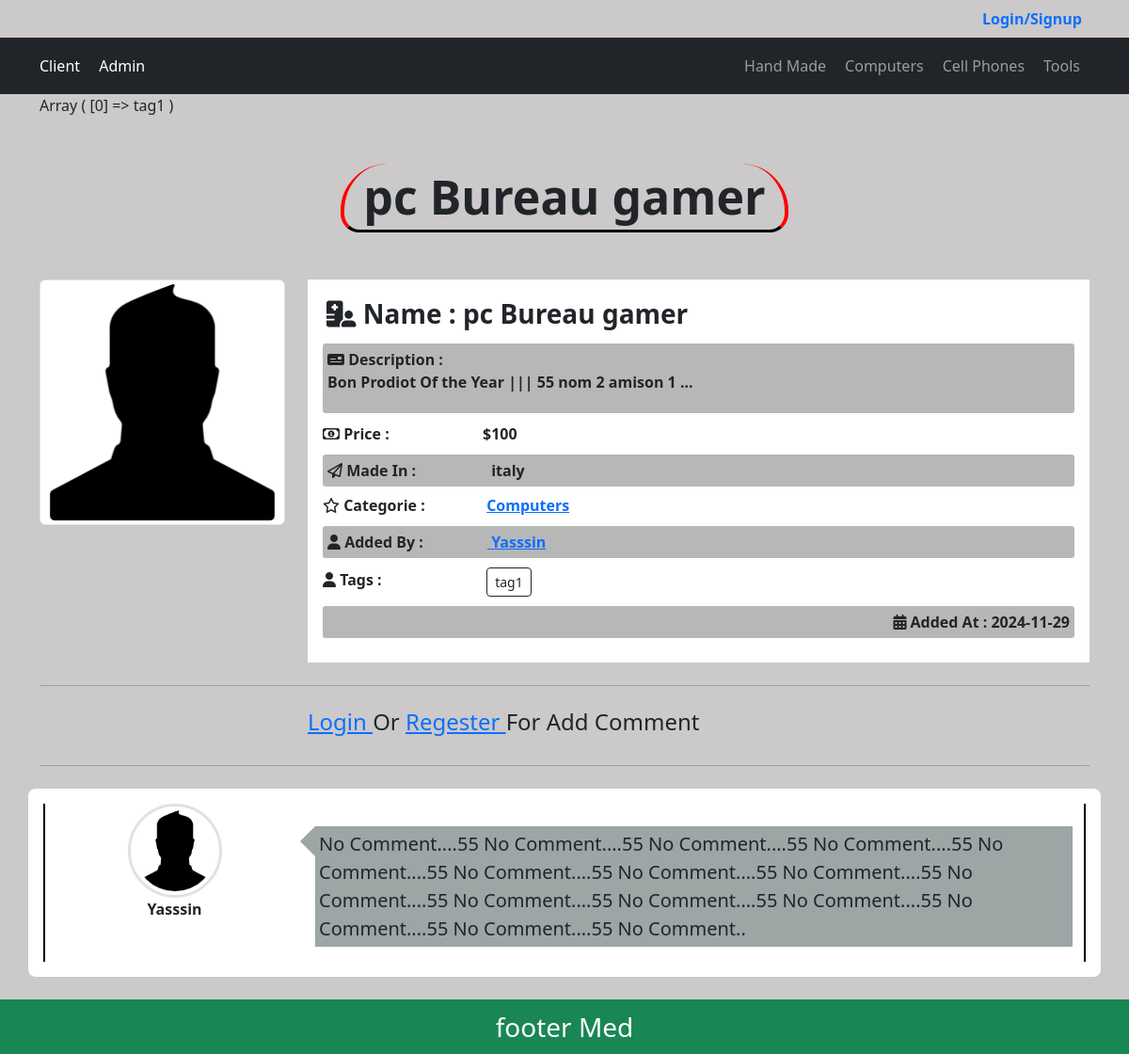
Screenshot of /itemDetail.php?itemId=8 with the database file from the repository.
### tables this page shows
CREATE TABLE `categories` (
  `CatID` int(11) NOT NULL,
  `NameCat` varchar(255) NOT NULL,
  `DescripCat` varchar(255) NOT NULL,
  `ParentCat` int(11) NOT NULL DEFAULT 0,
  `OrderCat` int(11) DEFAULT NULL,
  `VisibiltyCat` tinyint(1) NOT NULL DEFAULT 0,
  `AllowCmntCat` tinyint(1) NOT NULL DEFAULT 0,
  `AllowAdsCAt` tinyint(1) NOT NULL DEFAULT 0,
  `Create_At` datetime NOT NULL DEFAULT current_timestamp()
);

CREATE TABLE `items` (
  `ItemID` int(11) NOT NULL,
  `Name` varchar(255) NOT NULL,
  `Description` text NOT NULL,
  `Price` varchar(200) NOT NULL,
  `Add_Date` date NOT NULL DEFAULT current_timestamp(),
  `Country_Made` varchar(250) NOT NULL DEFAULT 'Made In Moroci',
  `Image` varchar(250) NOT NULL DEFAULT 'no-img.jpg',
  `tagsItem` varchar(250) NOT NULL,
  `Status` varchar(200) NOT NULL DEFAULT 'New Product',
  `ApproveItm` tinyint(4) NOT NULL DEFAULT 0,
  `Rating` smallint(11) NOT NULL,
  `Cat_ID` int(11) NOT NULL,
  `Member_ID` int(11) NOT NULL
);

CREATE TABLE `users` (
  `UserID` int(11) NOT NULL,
  `UserName` varchar(200) NOT NULL,
  `Email` varchar(200) NOT NULL,
  `FullName` varchar(200) NOT NULL,
  `Password` varchar(200) NOT NULL,
  `GroupID` int(11) NOT NULL DEFAULT 0,
  `TrustStatus` int(11) NOT NULL DEFAULT 0,
  `RegStatus` int(11) NOT NULL DEFAULT 0,
  `CreateAt` datetime DEFAULT current_timestamp(),
  `Avatar` varchar(250) NOT NULL
);

CREATE TABLE `comments` (
  `Cmnt_ID` int(11) NOT NULL,
  `Cmnt_Txt` text NOT NULL DEFAULT 'No Comment....',
  `Cmnt_Stat` tinyint(2) NOT NULL DEFAULT 0,
  `Cmnt_Date` datetime NOT NULL DEFAULT current_timestamp(),
  `Item_id_cmnt` int(11) NOT NULL,
  `User_id_cmnt` int(11) NOT NULL
);

### init.php (called while the page is built, shortened)
<?php
$css="./admin/layout/css/";
$temp="./includes/templates/";
$func="./admin/includes/func/";
$lng="./admin/includes/lang/";
require("admin/connect.php");
include ($lng."en.php");
include ($func."function.php");
include($temp . "headerAdmin.php");

### admin/includes/lang/en.php (called while the page is built)
<?php
function lang($phrase){
static $lg=array(
    "MESSAGE_ERROR"=>"Error !!",
    "MESSAGE"           =>"Welcomme",
    "PAGE_LOGIN_TITRE"  =>"LOGIN PAGE",
    "ADMIN"             =>"Admin",
    "CATEGORIES"        =>"Categories",
    "LOGOUT"            =>"Logout",
    "EDIT_PROFILE"      =>"Edite Prof",
    "SETTINGS"          =>"Settings",
    "MY_NAME"           =>"MILOU MED",
    "ITEMS"             =>"Items",
    "MEMBERS"           =>"Members",
    "STATISTIC"         =>"Statistic",
    "LOGS"              =>"Logs",
    "DASHBOARD"         =>"Dashboard",
    "TITRE_MEMBERS"     =>"Edit Members",
    "TITRE_MEMBERS_ADD"     =>"Add New Member",
    "NAME"              =>"NAME",
    "FULLE_NAME"        =>"Full Name",
    "EMAIL"             =>"Email",
    "PASSWORD"          =>"Password",
    "SAVE"          =>"Save",
    "ADD"          =>"Add New",
    "NO_PROFILE_ID"          =>"No Profile withe this id",
    "PICTUR"          =>"Image",
    "TITRE_MEMBERS_UPDATE"          =>"Update Members",
    "TITRE_MEMBERS_ITEMS"          =>"Thes Members",
    "TITRE_MEMBERS_DELETE"          =>"Delete Member",
    "TITRE_MEMBERS_PENDING"          =>"Pending Member",
    "TITRE_MEMBERS_ACTIVE"          =>"Pending Activation",
    "TITRE_CATEGORIES_ADD"=>"Add New Categorie",
    "DESCRITPNIO"=>"Description",
    "ORDRING"=>"Ordring",
    "VISIBILTY"=>"Visible",
    "ALLOW_CMNT"=>"Allow Commenting",
    "ALLOW_ADS"=>"Allow Ads",
    "YES"=>"Yes",
    "NO"=>"No",
    "PARENT"=>"Parent",
    "TITRE_CATEGORIES_EDIT"=>"Edit Categorie",
    "TITRE_ITEMS_ADD"=>"Add New Item",
    "TITRE_ITEMS_ITEMS"=>"Page Of Items",
    "PRICE"=>"Price",
    "COUNTRY"=>"Country",
    "STATUS"=>"Status",
    "TITRE_ITEMS_EDIT"=>"Item Edit",
    "TAGS"=>"Tags",
    "COMMENTS"=>"Comments",
    "NO_COMMENT_ID"=>"No Comment ",
    "TITRE_COMMENT_UPDATE"=>"Update Comment ",
    "TITRE_COMMENT_DELETE"=>"Dellete Comment ",
    "CLIENT"=>"Client ",
);
return $lg[$phrase];
}

### admin/includes/func/function.php (called while the page is built, shortened)
<?php
function getAlllItemsWhere($table, $where, $value, $opra = "!=", $option = "and  GroupId != 1")
{
    global $cnx;
    $stmnt = $cnx->query("select * from $table where $where $opra '$value' $option");
    return $stmnt->fetchAll(PDO::FETCH_OBJ);
}
function getTablesJointur($table = "* from users")
{
    global $cnx;
    $stmnt = $cnx->query("select $table ");
    return $stmnt->fetchAll(PDO::FETCH_OBJ);
}

### itemDetail.php (the view, shortened to what this page needs)
<?php
include "init.php";
$itemId = isset($_GET["itemId"]) ? $_GET["itemId"] : 0;
if (is_numeric($itemId)) {
    $itemId = intval($itemId);
}
echo '<div class="container">';
$item = getTablesJointur("i.* , c.NameCat   ,u.UserName from users u inner join  items i on  u.UserID = i.Member_ID inner join categories c  on i.Cat_ID = c.CatID  where i.ItemID=$itemId   AND  ApproveItm=1 ");
$item = reset($item);
$tagsList=[];
if (!empty($item) &&  !empty(trim($item->tagsItem)) )  {
    $tagsList = explode(",", trim($item->tagsItem));
    print_r($tagsList);
}
?>
<div class="manage ">
    <?php
    if (!empty($item)) { ?>
        <h1 class="titre-page"><?= $item->Name ?> </h1>
        <div class="row g-4  mb-4">
            <div class="col-md-3 text-center">
                <img src="./doc/user-picture.png" alt="No Image" class=" img-thumbnail w-100" />
            </div>
            <div class="col-md-9 ">
                <div class="detai_item w-100 bg-white   p-3">
                    <div>
                        <h3 class="title p-1 fw-bold">
                            <i class="fa-solid fa-hospital-user"></i> Name : <?= $item->Name ?>
                        </h3>
                    </div>
                    <div>
                        <label class="fw-bold"> <i class="fa-solid fa-money-check"></i> Description :</label>
                        <p> <?= substr($item->Description, 0, 500) . " ..." ?>
                        </p>
                    </div>
                    <div class="fw-bold mb-2">
                        <label> <i class="fa-regular fa-money-bill-1"></i> Price : </label><?= $item->Price ?>
                    </div>
                    <div class="fw-bold mb-2">
                        <label> <i class="fa-regular fa-paper-plane"></i> Made In :</label> <?= $item->Country_Made ?>
                    </div>
                    <div class="fw-bold mb-2">
                        <label> <i class="fa-regular fa-star"></i> Categorie :</label> <a
                            href="categorie.php?pageId=<?= $item->Cat_ID ?>"> <?= $item->NameCat ?></a>
                    </div>
                    <div class=" fw-bold">
                        <label> <i class="fa-solid fa-user"></i> Added By :</label><a href="#proifle">
                            <?= $item->UserName ?></a>
                    </div>
                    <div class=" fw-bold">
                        <label> <i class="fa-solid fa-user"></i> <?= lang("TAGS") ?> :</label>
                        <?php
                        if (empty($tagsList)) { ?>
                            <span class="text-center fw-bold  p-1">
                                <span class="text fw-bold m-1"><i class="fa-solid fa-server"></i> Non Tags ...</span>
                            </span>
                        <?php } else
                            foreach ($tagsList as $tag) {  ?>
                                <a href="<?="tags.php?name=$tag"   ?>" class="btn btn-outline-dark btn-sm"><?= $tag ?> </a>
                            <?php } ?>
                    </div>
                    <div class=" text-end">
                        <label> <i class="fa-solid fa-calendar-days"></i> Added At :</label> <?= $item->Add_Date ?>
                    </div>
                </div>
            </div>
        </div>
        <hr />
        <div class="row mt-4  ">
            <div class=" col-md-9 ms-auto">
                <?php if (isset($_SESSION["client"])) { ?>
                    <div class="detaia-comment-add bg-white p-3">
                        <h3>Add Your Comment</h3>
                        <form class="form-group " action="<?= $_SERVER['PHP_SELF'] . '?itemId=' . $itemId ?>" method="post">
                            <textarea rows="4" class="form-control" name="comment" placeholder="Your Comment Here"></textarea>
                            <input class="btn btn-success mt-2" type="submit" name="add-com" value="Add Comment">
                        </form>
                        <?php if ($_SERVER['REQUEST_METHOD'] == "POST") {
                            if (isset($_POST["add-com"])) {
                                $txt = filter_input(INPUT_POST, "comment");
                                if (!empty($txt)) {
                                    $stmnt = $cnx->prepare("INSERT INTO `comments`(  `Cmnt_Txt`, `Cmnt_Stat`, `Cmnt_Date`, `Item_id_cmnt`, `User_id_cmnt`) VALUES (?,0,now(),?,?)");
                                    $stmnt->execute([$txt, $itemId, $_SESSION["client"]["userId"]]);
                                    if ($stmnt) {
                                        ?>
                                        <div class="alert alert-success">
                                            This Comment Is Added successfly
                                        </div>
                                        <?php
                                    }
                                }
                            } ?>
                        <?php } ?>
                    </div>
                <?php } else { ?>
                    <h4><a href="login.php">Login </a> Or <a href="login.php"> Regester </a> For Add Comment</h4>
                <?php } ?>
            </div>
        <?php } else {
        ?>
            <div class="text-center fw-bold p-5">
                <h2 class="text fw-bold"><i class="fa-regular fa-file"></i> Non item Or Pending Approve</h2>
            </div>
            <?php
    }
    ?>
    </div>
    <hr class="mt-4 mb-4" />
    <?php
    $comntsItem = getTablesJointur(" c.*,u.UserName as member FROM `comments` c INNER JOIN users u on c.User_id_cmnt=u.UserID  WHERE c.Item_id_cmnt=$itemId   and  Cmnt_Stat=1  ORDER BY Cmnt_ID DESC");
    if (!empty($comntsItem)) {
        foreach ($comntsItem as $comt) { ?>
            <div class="row box-coment bg-white p-3  rounded-3">
                <div class="col-md-3 border-left-2-black">
                    <div class=" fw-bold text-center  ">
                        <img src="./doc/user-picture.png" alt="No Image"
                            class="d-block  border-3 mx-auto img-thumbnail rounded-circle" width="100px" />
                        <div>
                            <?= $comt->member ?>
                        </div>
                    </div>
                </div>
                <div class="col-md-9 border-right-2-black ">
                    <p class="lead mt-4 p-1">
                        <?= $comt->Cmnt_Txt ?>
                    </p>
                </div>
            </div>
        <?php }
    } else {
        if (!empty($item)) { ?>
            <div class="text-center fw-bold p-5">
                <h2 class="text fw-bold"><i class="fa-regular fa-file"></i> Non Comments</h2>
            </div>
        <?php }
    } ?>
</div>
<?php
echo "<br/>";
echo "</div>";
include($temp . "footerAdmin.php");

### includes/templates/headerAdmin.php (shortened to what this page needs)
<?php
$allCats = getAlllItemsWhere("categories", "ParentCat", "0", "=", "order by CatID  ASC");
?>
<html lang="en">
<head>
  <link href="https://cdn.jsdelivr.net/npm/bootstrap@5.3.3/dist/css/bootstrap.min.css" rel="stylesheet"
>
  <link rel="stylesheet" href="https://cdnjs.cloudflare.com/ajax/libs/font-awesome/6.6.0/css/all.min.css">
  <link rel="stylesheet" href="https://cdnjs.cloudflare.com/ajax/libs/font-awesome/6.6.0/css/brands.min.css">
  <link rel="stylesheet" href="<?= $css ?>style.css">
</head>
<body>
  <div class="container d-flex">
    <div class="signup-login ms-auto d-flex align-items-center ">
      <?php
      if (!isset($_SESSION["client"])): ?>
        <a href="login.php" class=" fw-bold d-block p-2  text-decoration-none">Login/Signup</a>
      <?php
      endif; ?>
    </div>
  </div>
  <nav class="navbar navbar-expand-lg bg-body " data-bs-theme="dark">
    <div class="container">
      <ul class="navbar-nav   mb-2 mb-lg-0">
        <li class="nav-item">
          <a class="navbar-brand" href="index.php"><?= lang("CLIENT") ?></a>
          <a class="navbar-brand" href="./admin/index.php"><?= lang("ADMIN") ?></a>
        </li>
      </ul>
      <div class="collapse navbar-collapse" id="main-nav">
        <ul class="navbar-nav  ms-auto  mb-2 mb-lg-0">
          <?php
          foreach ($allCats as $cat) { ?>
            <li class="nav-item ">
              <a class="nav-link " href="categorie.php?pageId=<?= $cat->CatID ?>">
                <?= $cat->NameCat ?>
              </a>
            </li>
          <?php } ?>
        </ul>
      </div>
    </div>
  </nav>

### admin/layout/css/style.css (style rules this page uses)
body { background-color: #cbc9c9; font-size: 16px; }
h1.titre-page, .border-x-2-red { border-right: 4px solid red; border-left: 4px solid red; }
h1.titre-page { border-bottom: 3px solid black; }
.border-left-2-black { border-left: 2px solid rgb(0, 0, 0); }
.border-right-2-black { border-right: 2px solid rgb(0, 0, 0); }
h1.titre-page, .w-max { width: max-content; padding: 5px 20px ; margin: auto auto; border-radius: 50px 50px 20px 20px; }
.navbar { font-size: 1em; }
.navbar .navbar-brand { font-size: 1em; }
.navbar a.nav-link { padding: 10px !important; transition: .3s; }
h1.titre-page, h1 { font-size: 50px; font-weight: bold; margin-top: 50px; margin-bottom: 50px; text-align: center; }
.detai_item div label { width: 170px; }
.detai_item div:nth-child(even) { background-color: rgba(92, 92, 92, 0.44); padding: 5px; border-radius: 3px; margin: 10px 0; font-weight: bold; }
.detai_item div:first-child { background-color: rgba(92, 92, 92, 0); }
.box-coment .lead { position: relative; background-color: #9ba6a5; }
.box-coment .lead::before { width: 0; height: 0; border: 16px solid black;; border-color: transparent #9ba6a5 transparent transparent; content: ""; position: absolute; top: 0; left: -32px; }

### rows the page displays
categories: NameCat "Hand Made"
categories: NameCat "Computers"
categories: NameCat "Cell Phones"
categories: NameCat "Tools"
items: Name "pc Bureau gamer", Description "Bon Prodiot Of the Year ||| 55 nom 2 amison 1", Price "$100", Country_Made "italy", Cat_ID.NameCat "Computers", Member_ID.UserName "Yasssin", tagsItem "tag1", Add_Date "2024-11-29"
comments: User_id_cmnt.UserName "Yasssin", Cmnt_Txt "No Comment....55 No Comment....55 No Comment....55 No Comment....55 No Comment....55 No Comment....55 No Comment....55 No Comment....55 No Comment....55 No Comment....55 No Comment....55 No Comment....55 No Comment....55 No Comment....55 No Comment.."

### other values shown
lang("CLIENT") "Client"
lang("ADMIN") "Admin"
lang("TAGS") "Tags"
